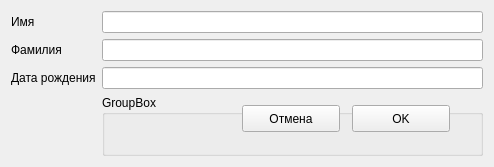
<?xml version="1.0" encoding="UTF-8"?>
<ui version="4.0">
 <class>new_patient_form</class>
 <widget class="QWidget" name="new_patient_form">
  <property name="geometry">
   <rect>
    <x>0</x>
    <y>0</y>
    <width>494</width>
    <height>167</height>
   </rect>
  </property>
  <property name="windowTitle">
   <string>Form</string>
  </property>
  <layout class="QGridLayout" name="gridLayout">
   <item row="0" column="0">
    <widget class="QLabel" name="label">
     <property name="text">
      <string>Имя</string>
     </property>
    </widget>
   </item>
   <item row="0" column="1">
    <widget class="QLineEdit" name="first_name"/>
   </item>
   <item row="1" column="0">
    <widget class="QLabel" name="label_2">
     <property name="text">
      <string>Фамилия</string>
     </property>
    </widget>
   </item>
   <item row="1" column="1">
    <widget class="QLineEdit" name="last_name"/>
   </item>
   <item row="2" column="0">
    <widget class="QLabel" name="label_3">
     <property name="text">
      <string>Дата рождения</string>
     </property>
    </widget>
   </item>
   <item row="2" column="1">
    <widget class="QLineEdit" name="birth_date"/>
   </item>
   <item row="3" column="1">
    <widget class="QGroupBox" name="groupBox">
     <property name="title">
      <string>GroupBox</string>
     </property>
     <widget class="QPushButton" name="ok_btn">
      <property name="geometry">
       <rect>
        <x>250</x>
        <y>10</y>
        <width>98</width>
        <height>27</height>
       </rect>
      </property>
      <property name="text">
       <string>OK</string>
      </property>
     </widget>
     <widget class="QPushButton" name="cancel_btn">
      <property name="geometry">
       <rect>
        <x>140</x>
        <y>10</y>
        <width>98</width>
        <height>27</height>
       </rect>
      </property>
      <property name="text">
       <string>Отмена</string>
      </property>
     </widget>
    </widget>
   </item>
  </layout>
 </widget>
 <resources/>
 <connections>
  <connection>
   <sender>cancel_btn</sender>
   <signal>clicked()</signal>
   <receiver>new_patient_form</receiver>
   <slot>close()</slot>
   <hints>
    <hint type="sourcelabel">
     <x>312</x>
     <y>131</y>
    </hint>
    <hint type="destinationlabel">
     <x>246</x>
     <y>83</y>
    </hint>
   </hints>
  </connection>
 </connections>
</ui>
